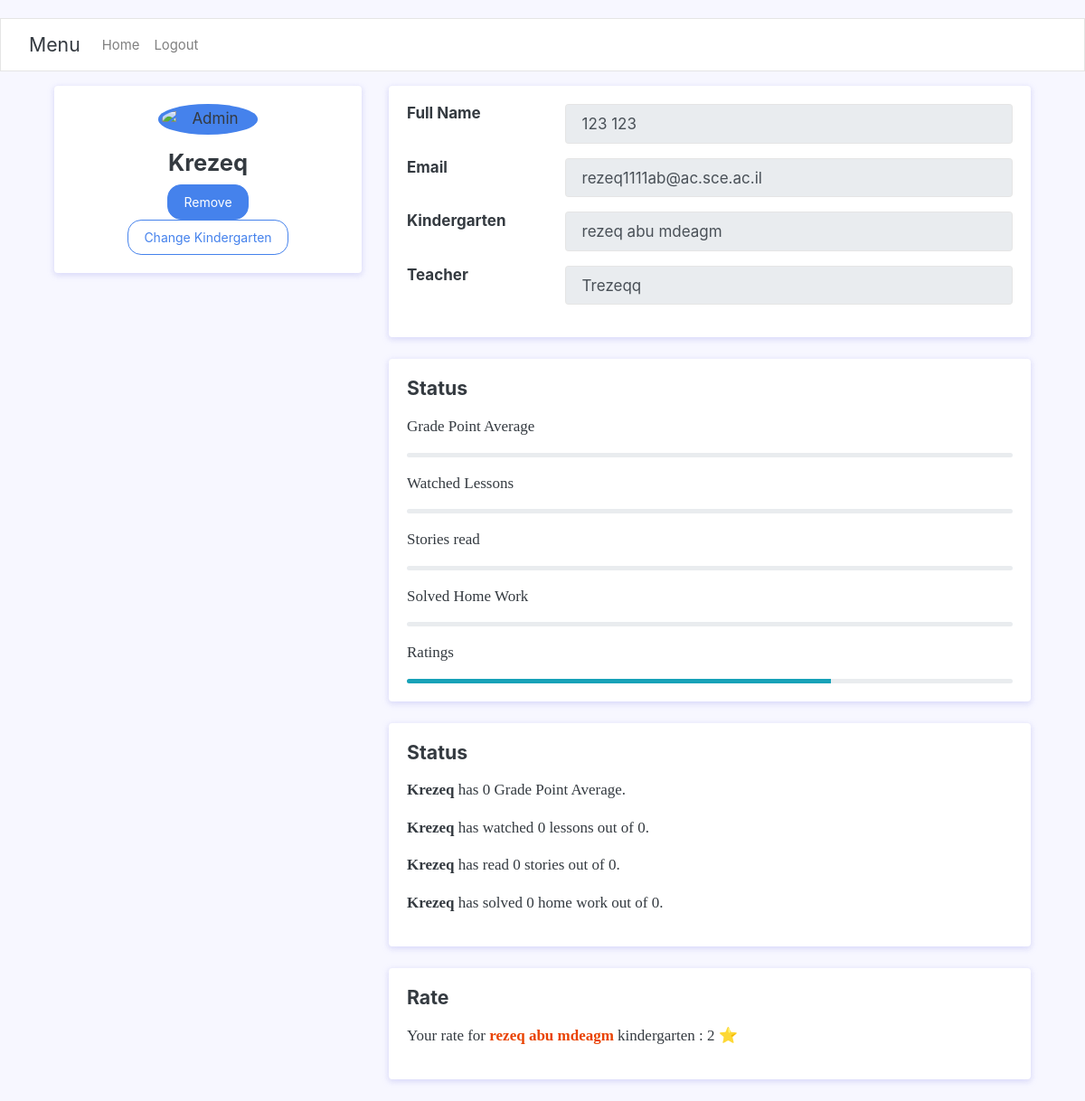
The app's page /rates/Krezeq/ (signed in) with its own data.
### users/models.py (models this page shows, shortened)
class Kid(User):
    age=models.IntegerField()
    myParent=models.ForeignKey(Parent,on_delete=models.CASCADE)
    garten=models.ForeignKey(Kindergarten, blank=True, null=True,on_delete=models.SET_NULL)
    class Meta:
        verbose_name_plural = "Kid"

class Kindergarten(models.Model):
    seatLimit=models.IntegerField()
    name=models.CharField(max_length=100,primary_key=True)
    myTeacher = models.OneToOneField(Teacher,  on_delete=models.CASCADE, primary_key=False)

class Rate(models.Model):
    son = models.ForeignKey(Kid, blank=True, null=True,on_delete=models.CASCADE)
    score=models.IntegerField()
    class Meta:
        verbose_name_plural = "Rate"

### users/views.py (the view)
# urls.py: path('rates/<str:username>/',user_views.show_rate,name='TraceKid'),
@login_required
def show_rate(req,username):
    kid=Kid.objects.filter(username=username).first()
    rate = Rate.objects.filter(son=kid).first()
    garten = kid.garten
    fullName = kid.first_name + " " +  kid.last_name
    numLesson = len(lesson.objects.filter(garten=garten).all())
    numViews = len(View.objects.filter(kid=kid).all())
    if numLesson !=0:
        AvGLesson = (numLesson/numViews)*100
    else:
        AvGLesson = 0
    numStory = len(Story.objects.filter(garten=garten).all())
    numStoryViews = len(ViewStory.objects.filter(kid=kid).all())
    if numStory !=0:
        AvGStory = (numStoryViews / numStory)*100
    else:
        AvGStory = 0
    numHW = len(HomeWork.objects.filter(garten=garten).all())
    numgrade = len(Grade.objects.filter(kid=kid).all())
    if numHW !=0:
        AvGHW = (numgrade / numHW)*100
    else:
        AvGHW = 0
    if numgrade != 0:
        AvgGrade = sum(list(map(lambda x: x.grade,Grade.objects.filter(kid=kid).all()))) / numgrade
    else:
        AvgGrade = 0
    rates = []
    for son in Kid.objects.filter(garten=garten).all():
        r = Rate.objects.filter(son=son).first()
        if r:
            rates.append(r)
    AvgRates = (sum(list(map(lambda x: x.score,rates))) / (len(rates)*5))*100
    res = {'kid':kid,'rate':rate,'numLesson':numLesson,'numViews':numViews,
    'numStory':numStory,'numStoryViews':numStoryViews,'numHW':numHW,'numgrade':numgrade,
    'AvgGrade':AvgGrade,'AvgRates':AvgRates,'fullName':fullName,'AvGLesson':AvGLesson,'AvGStory':AvGStory,'AvGHW':AvGHW}
    return render(req,'users/show_rate.html',res)

### users/myapp_tags.py (called while the page is built)
@register.simple_tag
def get_model1_object(user):
    parent=Parent.objects.filter(username=user.username).first()
    teacher=Teacher.objects.filter(username=user.username).first()
    kid=Kid.objects.filter(username=user.username).first()
    ans=[]
    if parent:
        ans.append(True)
    else:
        ans.append(False)
    HaveGarten = False
    if teacher:
        try:
            Garten=Kindergarten.objects.get(myTeacher=teacher)
        except:
            HaveGarten = False
        else:
            HaveGarten = Garten.name
        ans.append(True)
    else:
        ans.append(False)
    if kid:
        ans.append(True)
    else:
        ans.append(False)
    ans.append(HaveGarten)
    return ans

### users/templates/users/show_rate.html (shortened to what this page needs)
{% extends "users/rate_base.html" %}
{% block content %}
<div class="container">
    <div class="main-body">
        <div class="row">
            <div class="col-lg-4">
                <div class="card">
                    <div class="card-body">
                        <div class="d-flex flex-column align-items-center text-center">
                            <img src="https://bootdey.com/img/Content/avatar/avatar6.png" alt="Admin" class="rounded-circle p-1 bg-primary" width="110">
                            <div class="mt-3">
                                <h4>{{kid.username}}</h4>
                                <form method="link" action="{% url 'delete_kid' username=kid.username %}">
                                    <button  class="btn btn-primary">Remove</button>
                                </form>
                                <form method="link" action="{% url 'Change_Kindergarten' username=kid.username %}">
                                    <button  class="btn btn-outline-primary">Change Kindergarten</button>
                                </form>
                            </div>
                        </div>
                    </div>
                </div>
            </div>
            <div class="col-lg-8">
                <div class="card">
                    <div class="card-body">
                        <div class="row mb-3">
                            <div class="col-sm-3">
                                <h6 class="mb-0">Full Name</h6>
                            </div>
                            <div class="col-sm-9 text-secondary">
                                <input type="text" class="form-control" value="{{fullName}}" readonly >
                            </div>
                        </div>
                        <div class="row mb-3">
                            <div class="col-sm-3">
                                <h6 class="mb-0">Email</h6>
                            </div>
                            <div class="col-sm-9 text-secondary">
                                <input type="text" class="form-control" value="{{kid.email}}" readonly>
                            </div>
                        </div>
                        <div class="row mb-3">
                            <div class="col-sm-3">
                                <h6 class="mb-0">Kindergarten</h6>
                            </div>
                            <div class="col-sm-9 text-secondary">
                                <input type="text" class="form-control" value="{{kid.garten.name}}" readonly>
                            </div>
                        </div>
                        <div class="row mb-3">
                            <div class="col-sm-3">
                                <h6 class="mb-0">Teacher</h6>
                            </div>
                            <div class="col-sm-9 text-secondary">
                                <input type="text" class="form-control" value="{{kid.garten.myTeacher.username}}" readonly>
                            </div>
                        </div>
                    </div>
                </div>
                <div class="row">
                    <div class="col-sm-12">
                        <div class="card">
                            <div class="card-body">
                                <h5 class="d-flex align-items-center mb-3">Status</h5>
                                <p>Grade Point Average</p>
                                <div class="progress mb-3" style="height: 5px">
                                </div>
                                <p>Watched Lessons</p>
                                <div class="progress mb-3" style="height: 5px">
                                </div>
                                <p>Stories read</p>
                                <div class="progress mb-3" style="height: 5px">
                                </div>
                                <p>Solved Home Work</p>
                                <div class="progress mb-3" style="height: 5px">
                                </div>
                                <p>Ratings</p>
                                <div class="progress" style="height: 5px">
                                    <div class="progress-bar bg-info" role="progressbar" style="width: {{AvgRates}}%" aria-valuenow="{{AvgRates}}" aria-valuemin="0" aria-valuemax="100"></div>
                                </div>
                            </div>
                        </div>
                    </div>
                </div>
                <div class="row">
                    <div class="col-sm-12">
                        <div class="card">
                            <div class="card-body">
                                <h5 class="d-flex align-items-center mb-3">Status</h5>
                                <p><b>{{kid.username}}</b> has {{AvgGrade}} Grade Point Average.</p>
                                <p><b>{{kid.username}}</b> has watched {{numLesson}} lessons out of {{numViews}}.</p>
                                <p><b>{{kid.username}}</b> has read {{numStoryViews}} stories out of {{ numStory}}.</p>
                                <p><b>{{kid.username}}</b> has solved {{numgrade}} home work out of {{numHW }}.</p>
                            </div>
                        </div>
                    </div>
                </div>
                <div class="row">
                    <div class="col-sm-12">
                        <div class="card">
                            <div class="card-body">
                                <h5 class="d-flex align-items-center mb-3">Rate</h5>
                                {% if not rate %}
                                <hp>Rate <b style="color:rgb(233, 66, 0)">{{kid.username}}'s</b> kindergarten :</p>
                                    <div class="row">
                                        <div class="col text-center">
                                            <form class="rate-form" action="" method="POST">
                                                {% csrf_token %}
                                                <button type="submit" class="fa fa-star fa-3x my-btn" id="first"></button>
                                                <button type="submit" class="fa fa-star fa-3x my-btn" id="second"></button>
                                                <button type="submit" class="fa fa-star fa-3x my-btn" id="third"></button>
                                                <button type="submit" class="fa fa-star fa-3x my-btn" id="fourth"></button>
                                                <button type="submit" class="fa fa-star fa-3x my-btn" id="fifth"></button>
                                            </form>
                                            <br>
                                            <div id="confirm-box"></div>
                                        </div>
                                    </div>
                                    </div>
                                    {% else %}
                                    <p>Your rate for <b style="color:rgb(233, 66, 0)">{{kid.garten.name}}</b> kindergarten : {{rate.score}} &#11088;  </p>
                                {% endif %}
                            </div>
                        </div>
                    </div>
                </div>
            </div>
        </div>
    </div>
</div>
{% endblock content %}

### users/templates/users/show_rate.html (style rules this page uses)
body { background: #f7f7ff; margin-top:20px; }
.card { position: relative; display: flex; flex-direction: column; min-width: 0; word-wrap: break-word; background-color: #fff; background-clip: border-box; border: 0 solid transparent; border-radius: .25rem; margin-bottom: 1.5rem; box-shadow: 0 2px 6px 0 rgb(218 218 253 / 65%), 0 2px 6px 0 rgb(206 206 238 / 54%); }

### records on screen
Kid: garten.name "rezeq abu mdeagm", garten.myTeacher.username "Trezeqq"
Rate: score "2"

### other values on screen
{{ kid.username }} "Krezeq"
{{ AvgGrade }} "0"
{{ numLesson }} "0"
{{ numViews }} "0"
{{ numStoryViews }} "0"
{{ numStory }} "0"
{{ numgrade }} "0"
{{ numHW }} "0"
